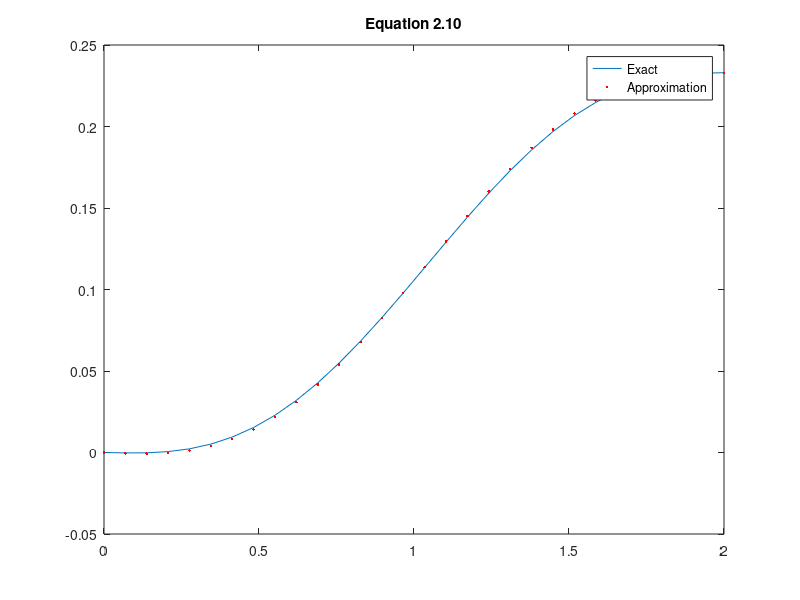
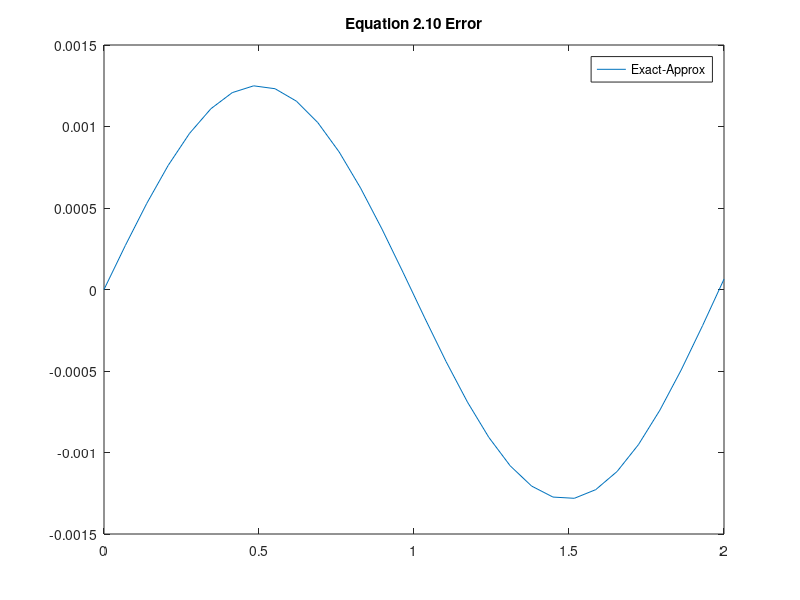

Recreate these plots in MATLAB, in order.
clear; close all;

N=30;
xmin=0; xmax=2;
h=(xmax-xmin)/(N-1);
x=xmin:h:xmax;
x=x';
y1=x./9-sin(3.*x)/(27.*cos(6));

A=zeros(N,N);
A(1,1)=1;
A(N,N-1)=-1;
A(N,N)=1;
b=zeros(N,1);
b(1,1)=0;
b(N,1)=0;
for iterator1=2:1:N-1
    A(iterator1,iterator1-1)=1/(h^2);
    A(iterator1,iterator1)=9-2/(h.^2);
    A(iterator1,iterator1+1)=1/(h^2);
    b(iterator1,1)=x(iterator1);
end;
y2=A\b;



figure;
plot(x,y1,x,y2,'r.');
legend('Exact','Approximation');
title('Equation 2.10');

figure;
plot(x,y1-y2);
title('Equation 2.10 Error');
legend('Exact-Approx');